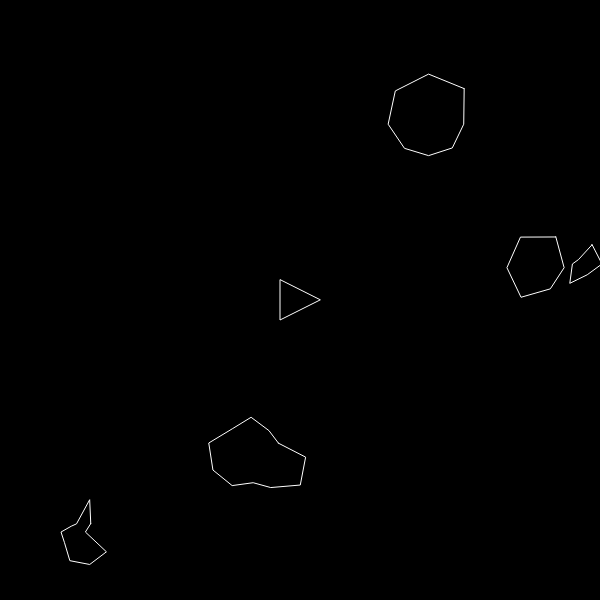
Frame 1 (no input)
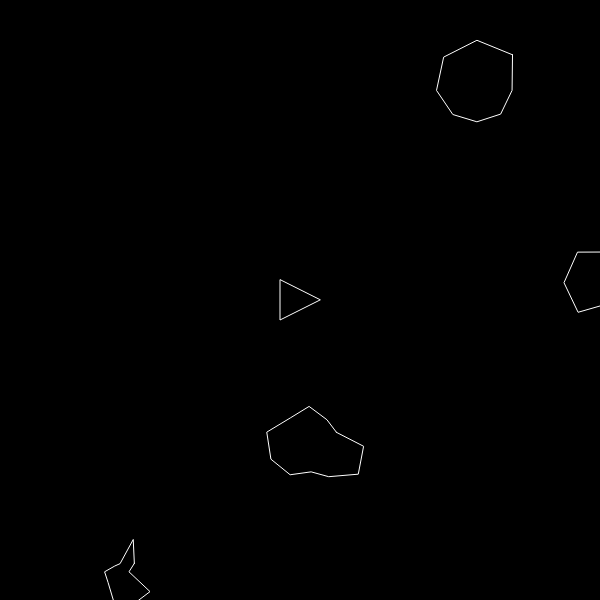
Frame 60 (no input)
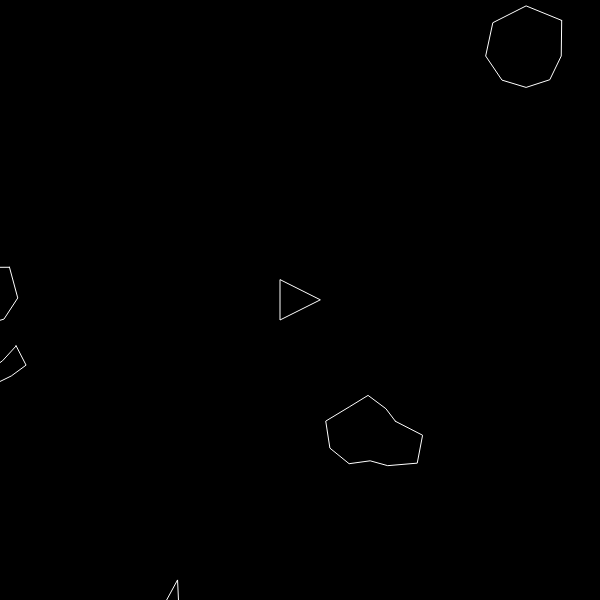
Frame 120 (the mouse pressed at the canvas centre since frame 60)

The p5.js sketch that drew these frames (run headless with seeded random() and noise() and a simulated clock; from frame 60 on, the mouse is pressed at the canvas centre):

// p5.js sketch
// ── sketch.js
var ship;
var asteroids = [];
var lasers = [];
function setup() {
  createCanvas(600, 600);
  ship = new Ship();
  for(var i = 0; i < 5; i++){
    asteroids.push(new Asteroid());
  }
}

function draw() {
  background(0);
  ship.render();
  ship.turn();
  ship.update();
  ship.edges();
  for(var i = 0; i < asteroids.length;i++){
    asteroids[i].render();
    asteroids[i].update();
    asteroids[i].edges();
  }
  
  for(var i = 0; i < lasers.length;i++){
    lasers[i].render();
    lasers[i].update();
    for(var j = 0; j < asteroids.length;j++){
      if(lasers[i].hits(asteroids[j])){
        asteroids.splice(j,1);
      }
    }
  }
}

function keyReleased(){
  ship.setRotation(0);
  ship.boosting(false);
}

function keyPressed(){
  if(key == ' '){
    lasers.push(new Laser(ship.pos,ship.heading));
  }
  if(keyCode == RIGHT_ARROW){
    ship.setRotation(.1);
  }
  else if(keyCode == LEFT_ARROW){
    ship.setRotation(-.1);    
  }
  if(keyCode == UP_ARROW){
    ship.boosting(true);
  }
}



// ── Asteroid.js
function Asteroid(aster) {
    this.pos = createVector(random(600), random(600));
    this.r = random(15, 50);
    this.total = floor(random(7, 15));
    this.offset = [];
    this.vel = p5.Vector.random2D();

    for (var i = 0; i < this.total; i++) {
        this.offset[i] = random(-15, 15);
    }

    this.render = function() {
        push();
        stroke(255);
        noFill();
        translate(this.pos.x, this.pos.y);
        //ellipse(0,0,this.r*2);
        beginShape();
        for (var i = 0; i < this.total - 1; i++) {
            var angle = map(i, 1, this.total, 0, TWO_PI);
            var x = (this.r + this.offset[i]) * cos(angle);
            var y = (this.r + this.offset[i]) * sin(angle);
            vertex(x, y);
        }
        endShape(CLOSE);
        pop();
    }

    this.edges = function() {
        if (this.pos.x > width + this.r) {
            this.pos.x = -this.r;
        } else if (this.pos.x < -this.r) {
            this.pos.x = width + this.r;
        }

        if (this.pos.y > height + this.r) {
            this.pos.y = -this.r;
        } else if (this.pos.y < -this.r) {
            this.pos.y = height + this.r;
        }
    }


    this.update = function() {
        this.pos.add(this.vel);
    }
}

// ── Laser.js
  function Laser(spos,sang) {
  this.pos = createVector(spos.x,spos.y).add(p5.Vector.fromAngle(sang).mult(20));
  this.vel = p5.Vector.fromAngle(sang).mult(10);


  this.update = function(){
    this.pos.add(this.vel);
  }

  this.render =function(){
    push();
    stroke(255);
    strokeWeight(4);
    point(this.pos.x,this.pos.y);
    pop();
  }

  this.hits = function(aster){
    var d = dist(this.pos.x,this.pos.y, aster.pos.x, aster.pos.y);
    if(d<aster.r){
      console.log('HIT');
    }
  }
}

// ── Ship.js
function Ship() {
  this.pos = createVector(width / 2, height / 2);
  this.r = 20;
  this.heading = 0;
  this.rotation = 0;
  this.velocity = createVector(0,0);
  this.isBoosting = false;
  
  this.boosting = function(b){
    this.isBoosting = b;
  }
  
  this.update = function(){
    if(this.isBoosting){
      this.boost();
    }
    this.pos.add(this.velocity);
    this.velocity.mult(.99);
  }
  
  this.render = function() {
    push();
    translate(this.pos.x,this.pos.y);
    rotate(this.heading + PI/2);
    noFill();
    stroke(255);
    triangle(-this.r,this.r,this.r,this.r,0,-this.r);
    pop();
  }
  
  this.edges = function(){
    if(this.pos.x > width + this.r){
      this.pos.x = -this.r;
    }
    else if(this.pos.x < -this.r){
      this.pos.x = width + this.r;
    }
    
    if(this.pos.y > height + this.r){
      this.pos.y = -this.r;
    }
    else if(this.pos.y < -this.r){
      this.pos.y = height + this.r;
    }
  }
  
  this.boost = function(){
    var force = p5.Vector.fromAngle(this.heading);
    force.mult(0.1);
    this.velocity.add(force);
  }
  
  this.setRotation = function(a){
    this.rotation = a;
  }
  
  this.turn = function(){
    this.heading += this.rotation;
  }
}
